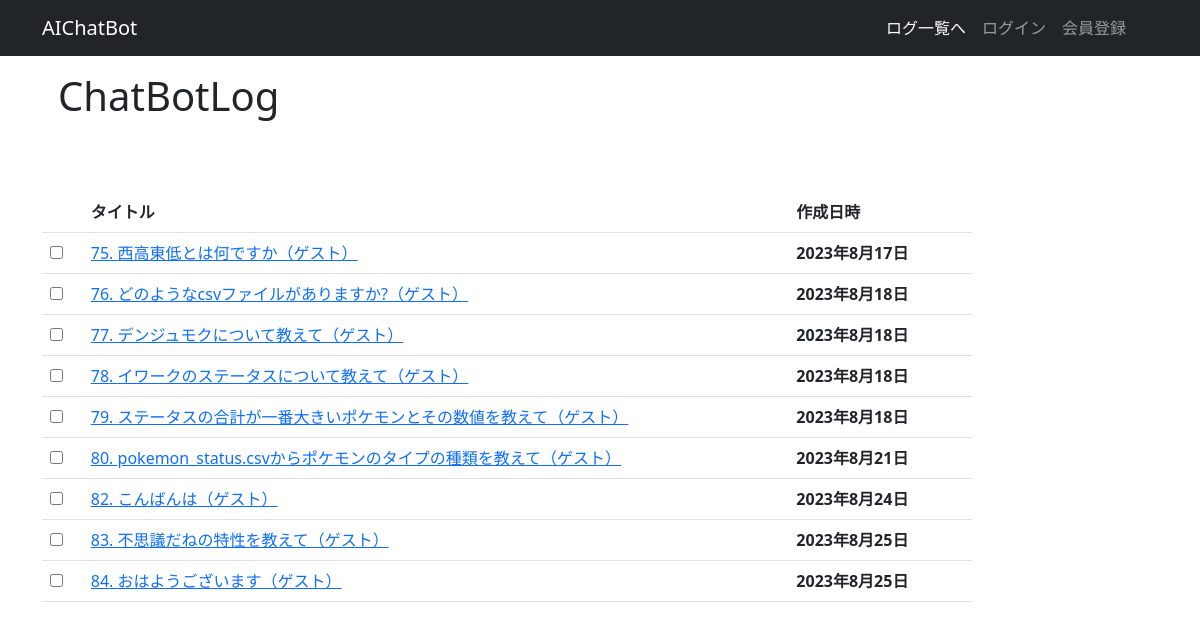
The app's page /log/list with its own data.
### ai_chatbot/models.py (models this page shows, shortened)
class Log(models.Model):
    user_name = models.CharField('ユーザー名', max_length=30, null=True)
    title = models.CharField('質問のタイトル', max_length=100)
    text = models.TextField('内容', null=True)
    date = models.DateField('作成日時')
    is_checked = models.BooleanField(default=False)

### ai_chatbot/views.py (the view)
# urls.py: path('log/list', LogListView.as_view(), name='log-list'),
class LogListView(ListView):
    model = Log
    template_name = 'ai_chatbot/log_list.html'
    context_object_name = 'logs'
    def get_queryset(self):
        return Log.objects.filter(Q(user_name=self.request.user) | Q(user_name='guest'))

### ai_chatbot/templates/ai_chatbot/log_list.html (shortened to what this page needs)
{% extends 'base.html' %}
{% block header %}
<div class="p-3 mb-5">
    <h1>ChatBotLog</h1>
</div>
{% endblock header %}
{% block content %}
<form method="post" action="{% url 'log-delete' %}">
    <div class='col-md-10 col-md-offset-1'>
        <table class="table">
            <thead>
                <tr>
                    <th scope="col">　</th>
                    <th scope="col">タイトル</th>
                    <th scope="col">作成日時</th>
                    <th scope="col"></th>
                </tr>
            </thead>
            <tbody>
                {% for log in logs %}
                <tr>
                    <td>
                        <input type="checkbox" name="log_ids" value="{{ log.id }}">
                    </td>
                    <td>
                        <a href="{% url 'log-detail' log.pk %}">{{ log.id }}. {{ log.title }}</a>
                    </td>
                    <th>{{ log.date }}</th>
                    <td>
                    </td>
                </tr>
                {% endfor %}
            </tbody>
        </table>
    </div>
</form>
{% endblock content %}

### records on screen
Log: id "75", title "西高東低とは何ですか（ゲスト）", date "2023年8月17日"
Log: id "76", title "どのようなcsvファイルがありますか?（ゲスト）", date "2023年8月18日"
Log: id "77", title "デンジュモクについて教えて（ゲスト）", date "2023年8月18日"
Log: id "78", title "イワークのステータスについて教えて（ゲスト）", date "2023年8月18日"
Log: id "79", title "ステータスの合計が一番大きいポケモンとその数値を教えて（ゲスト）", date "2023年8月18日"
Log: id "80", title "pokemon_status.csvからポケモンのタイプの種類を教えて（ゲスト）", date "2023年8月21日"
Log: id "82", title "こんばんは（ゲスト）", date "2023年8月24日"
Log: id "83", title "不思議だねの特性を教えて（ゲスト）", date "2023年8月25日"
Log: id "84", title "おはようございます（ゲスト）", date "2023年8月25日"
